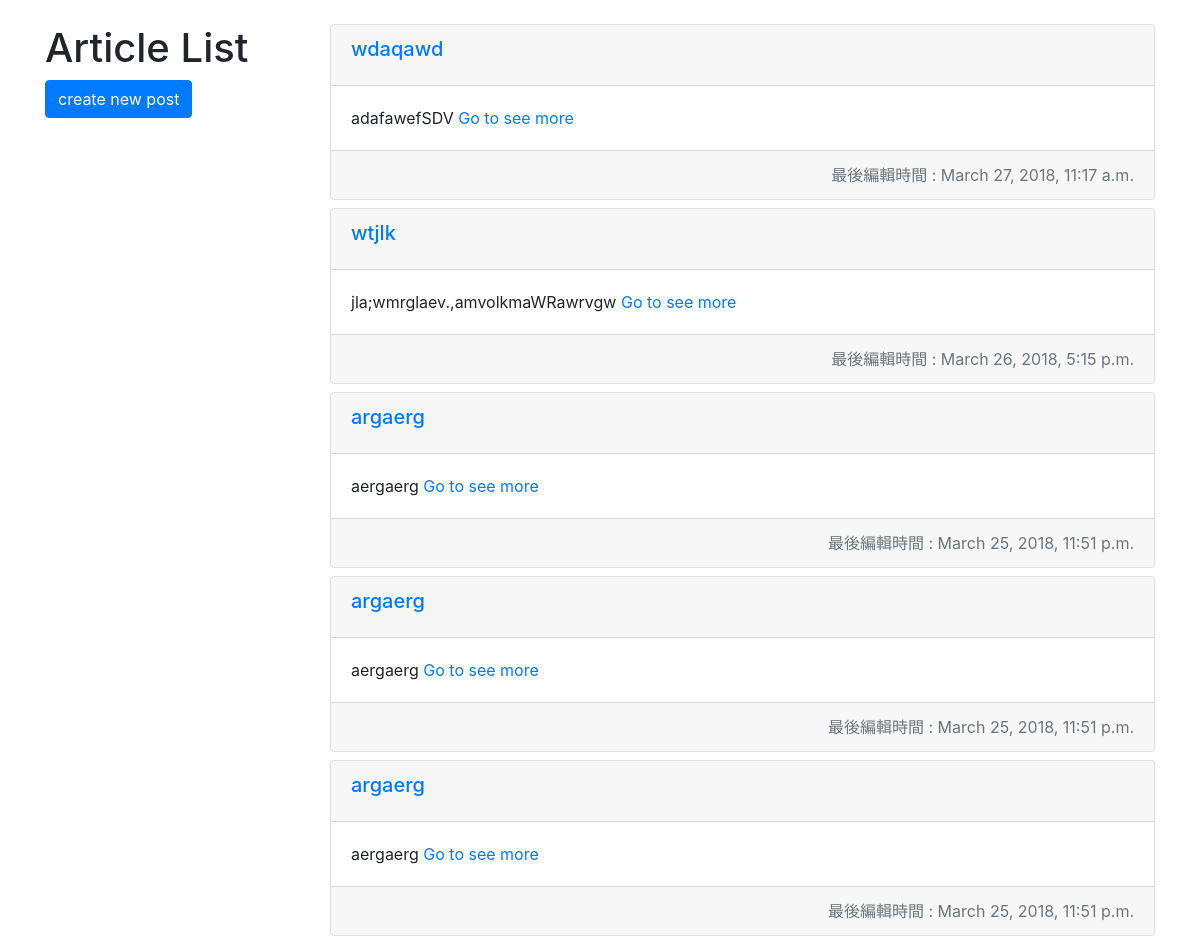
The app's page /posts/ (upper part), older data.
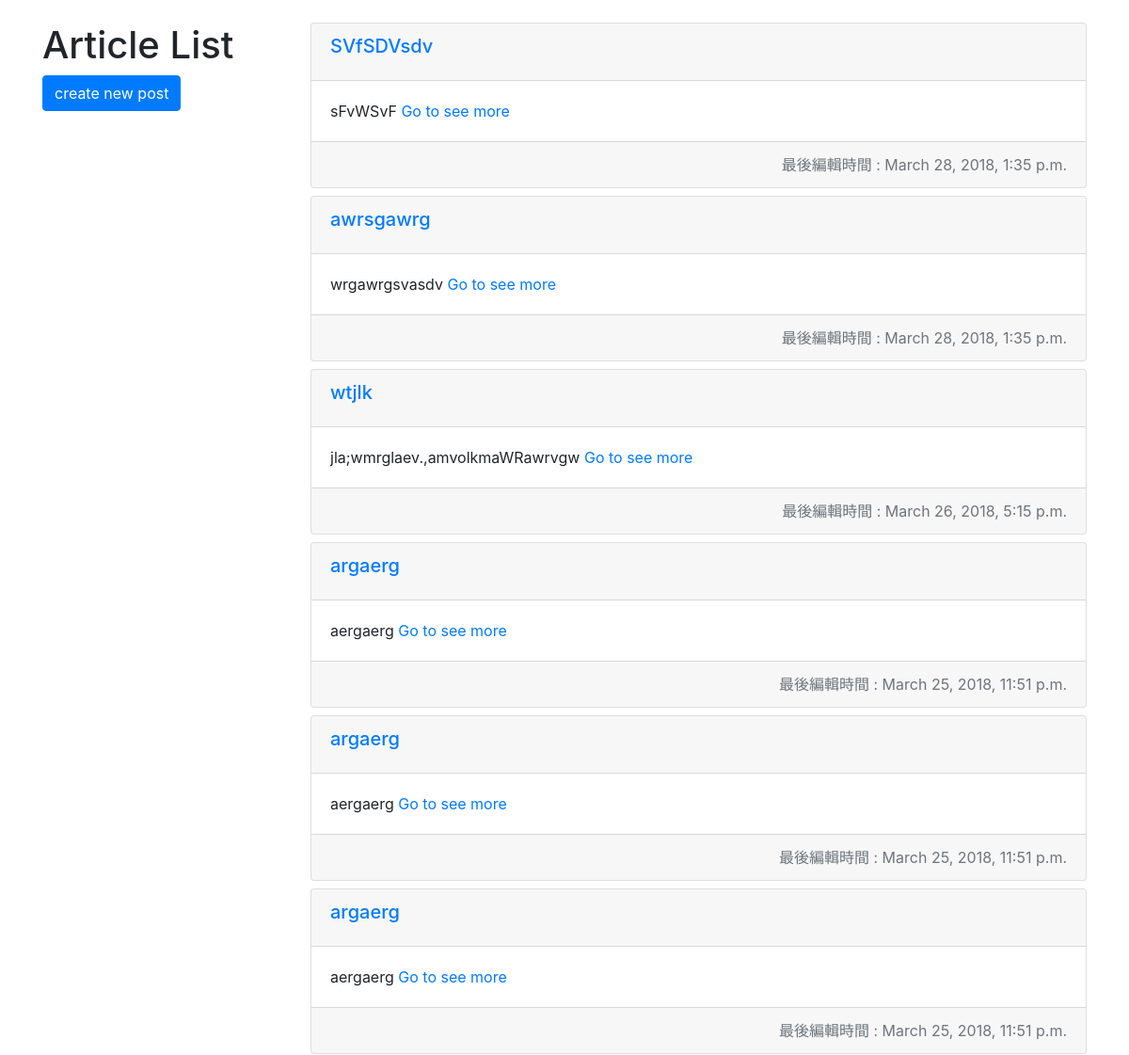
The same page, newer data.
### posts/models.py (models this page shows, shortened)
class Post(models.Model):
    title = models.CharField(max_length=120)
    content = models.TextField()
    updated = models.DateTimeField(auto_now=True, auto_now_add=False)
    timestamp = models.DateTimeField(auto_now=False, auto_now_add=True)
    def __str__(self):
        return self.content
    def get_absolute_url(self):
        return reverse("posts:detail", kwargs={"id": self.id}) #kwargs固定用法

### posts/views.py (the view)
def post_list(request):
    queryset = Post.objects.all().order_by('-timestamp')
    context = {
        "object_list": queryset,
        "title": "Article List"
    }
    return render(request, "index.html", context)

### template/index.html (shortened to what this page needs)
<!DOCTYPE html>
<html lang="en" dir="ltr">
<head>
  <link rel="stylesheet" href="https://maxcdn.bootstrapcdn.com/bootstrap/4.0.0-beta/css/bootstrap.min.css">
</head>
<body>
  <div class="container mt-4">
    <div class="row">
      <div class="col-3">
        <h1>{{title}}</h1>
        <a href="/posts/create" class="btn btn-primary">create new post</a>
      </div>
      <div class="col-lg-9 col-sm-12">
        {% for obj in object_list %}
        <div class="card text-center mb-2">
          <div class="card-header">
            <h5 class="card-title text-left"><a href="{{ obj.get_absolute_url }}">{{obj.title}}</a></h5>
          </div>
          <div class="card-body">
            <p class="card-text text-left">{{obj.content}} <a href="{{ obj.get_absolute_url }}">Go to see more</a></p>
          </div>
          <div class="card-footer text-muted text-right">
            最後編輯時間 : {{obj.updated}}
          </div>
        </div>
        {% endfor %}
      </div>
    </div>
  </div>
</body>
</html>

Row changes from the older to the newer data that the page shows:
removed Post: title "wdaqawd", content "adafawefSDV", updated "March 27, 2018, 11:17 a.m."
added Post: title "SVfSDVsdv", content "sFvWSvF", updated "March 28, 2018, 1:35 p.m."
added Post: title "awrsgawrg", content "wrgawrgsvasdv", updated "March 28, 2018, 1:35 p.m."
